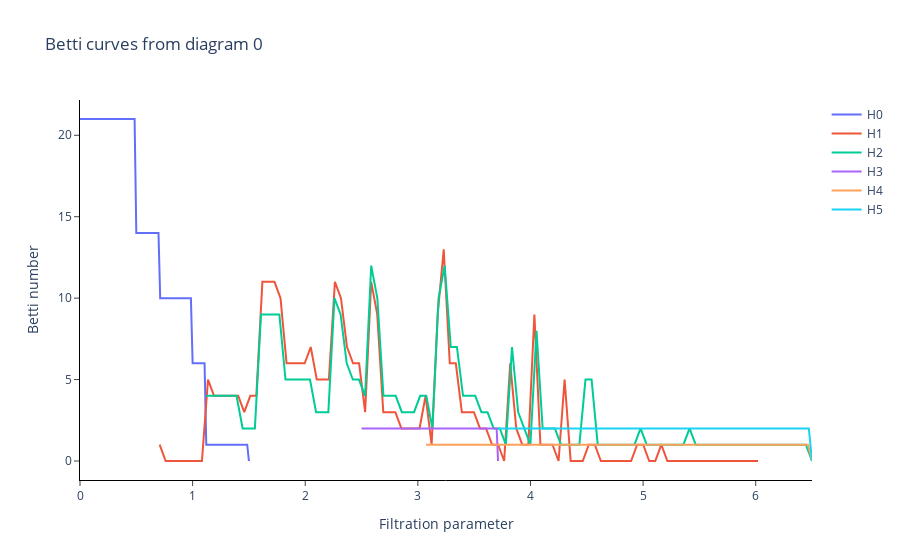

This figure's notebook cell:
### Code cell
import gtda.diagrams
betti = gtda.diagrams.BettiCurve()
betti_curves = betti.fit_transform(diagrams)
betti_fig = betti.plot(betti_curves, sample = 0)
betti_fig.write_image(file = f"complexes/betti.svg", format = "svg")
display(betti_fig)
